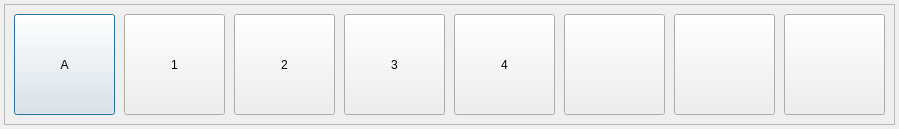
<?xml version="1.0" encoding="UTF-8"?>
<ui version="4.0">
 <class>VideoInputBar1080p</class>
 <widget class="QDialog" name="VideoInputBar1080p">
  <property name="geometry">
   <rect>
    <x>0</x>
    <y>0</y>
    <width>899</width>
    <height>129</height>
   </rect>
  </property>
  <property name="windowTitle">
   <string>Dialog</string>
  </property>
  <widget class="QFrame" name="frame">
   <property name="geometry">
    <rect>
     <x>4</x>
     <y>4</y>
     <width>891</width>
     <height>121</height>
    </rect>
   </property>
   <property name="frameShape">
    <enum>QFrame::StyledPanel</enum>
   </property>
   <property name="frameShadow">
    <enum>QFrame::Raised</enum>
   </property>
   <widget class="QPushButton" name="buttonChAll">
    <property name="geometry">
     <rect>
      <x>10</x>
      <y>10</y>
      <width>101</width>
      <height>101</height>
     </rect>
    </property>
    <property name="text">
     <string>A</string>
    </property>
   </widget>
   <widget class="QPushButton" name="buttonCh1">
    <property name="geometry">
     <rect>
      <x>120</x>
      <y>10</y>
      <width>101</width>
      <height>101</height>
     </rect>
    </property>
    <property name="text">
     <string>1</string>
    </property>
   </widget>
   <widget class="QPushButton" name="buttonCh2">
    <property name="geometry">
     <rect>
      <x>230</x>
      <y>10</y>
      <width>101</width>
      <height>101</height>
     </rect>
    </property>
    <property name="text">
     <string>2</string>
    </property>
   </widget>
   <widget class="QPushButton" name="buttonCh3">
    <property name="geometry">
     <rect>
      <x>340</x>
      <y>10</y>
      <width>101</width>
      <height>101</height>
     </rect>
    </property>
    <property name="text">
     <string>3</string>
    </property>
   </widget>
   <widget class="QPushButton" name="buttonCh4">
    <property name="geometry">
     <rect>
      <x>450</x>
      <y>10</y>
      <width>101</width>
      <height>101</height>
     </rect>
    </property>
    <property name="text">
     <string>4</string>
    </property>
   </widget>
   <widget class="QPushButton" name="buttonMirror">
    <property name="geometry">
     <rect>
      <x>560</x>
      <y>10</y>
      <width>101</width>
      <height>101</height>
     </rect>
    </property>
    <property name="text">
     <string/>
    </property>
   </widget>
   <widget class="QPushButton" name="buttonFlip">
    <property name="geometry">
     <rect>
      <x>670</x>
      <y>10</y>
      <width>101</width>
      <height>101</height>
     </rect>
    </property>
    <property name="text">
     <string/>
    </property>
   </widget>
   <widget class="QPushButton" name="buttonClose">
    <property name="geometry">
     <rect>
      <x>780</x>
      <y>10</y>
      <width>101</width>
      <height>101</height>
     </rect>
    </property>
    <property name="text">
     <string/>
    </property>
   </widget>
  </widget>
 </widget>
 <resources/>
 <connections/>
</ui>
